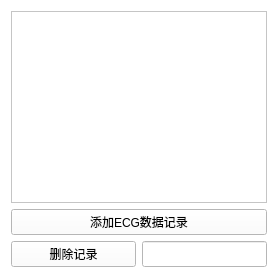
     <widget class="QWidget" name="historyWave">
      <property name="styleSheet">
       <string notr="true">background-color: rgb(255, 255, 255);</string>
      </property>
      <layout class="QGridLayout" name="gridLayout_5">
       <item row="0" column="0" colspan="2">
        <widget class="QTableView" name="ecgdatainsert_tableView"/>
       </item>
       <item row="3" column="0">
        <widget class="QPushButton" name="ecgdelete_Button">
         <property name="sizePolicy">
          <sizepolicy hsizetype="Preferred" vsizetype="Preferred">
           <horstretch>0</horstretch>
           <verstretch>0</verstretch>
          </sizepolicy>
         </property>
         <property name="text">
          <string>删除记录</string>
         </property>
        </widget>
       </item>
       <item row="1" column="0" colspan="2">
        <widget class="QPushButton" name="ecgadd_Button">
         <property name="sizePolicy">
          <sizepolicy hsizetype="Preferred" vsizetype="Preferred">
           <horstretch>0</horstretch>
           <verstretch>0</verstretch>
          </sizepolicy>
         </property>
         <property name="text">
          <string>添加ECG数据记录</string>
         </property>
        </widget>
       </item>
       <item row="3" column="1">
        <widget class="QLineEdit" name="ecghistorydelete_lineEdit">
         <property name="sizePolicy">
          <sizepolicy hsizetype="Preferred" vsizetype="Preferred">
           <horstretch>0</horstretch>
           <verstretch>0</verstretch>
          </sizepolicy>
         </property>
        </widget>
       </item>
      </layout>
     </widget>
